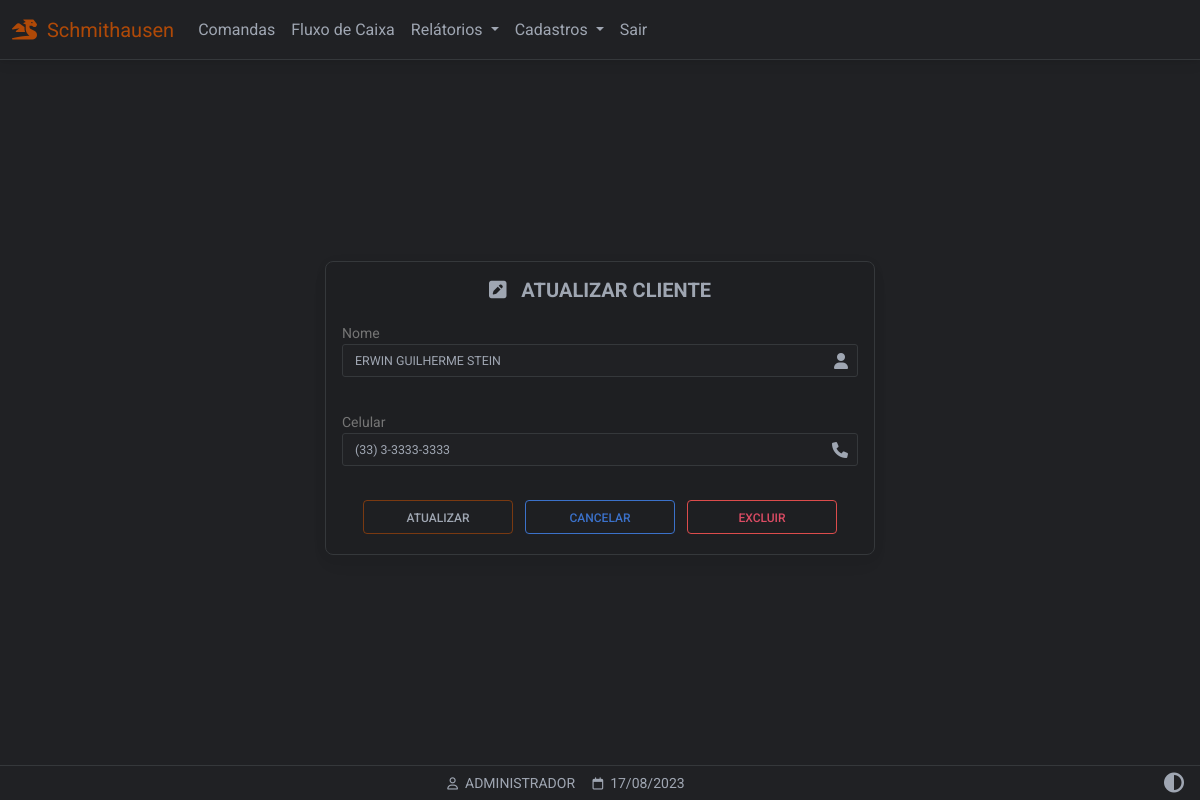
Before: /clientes_atualizar/4 (signed in) with the older database file.
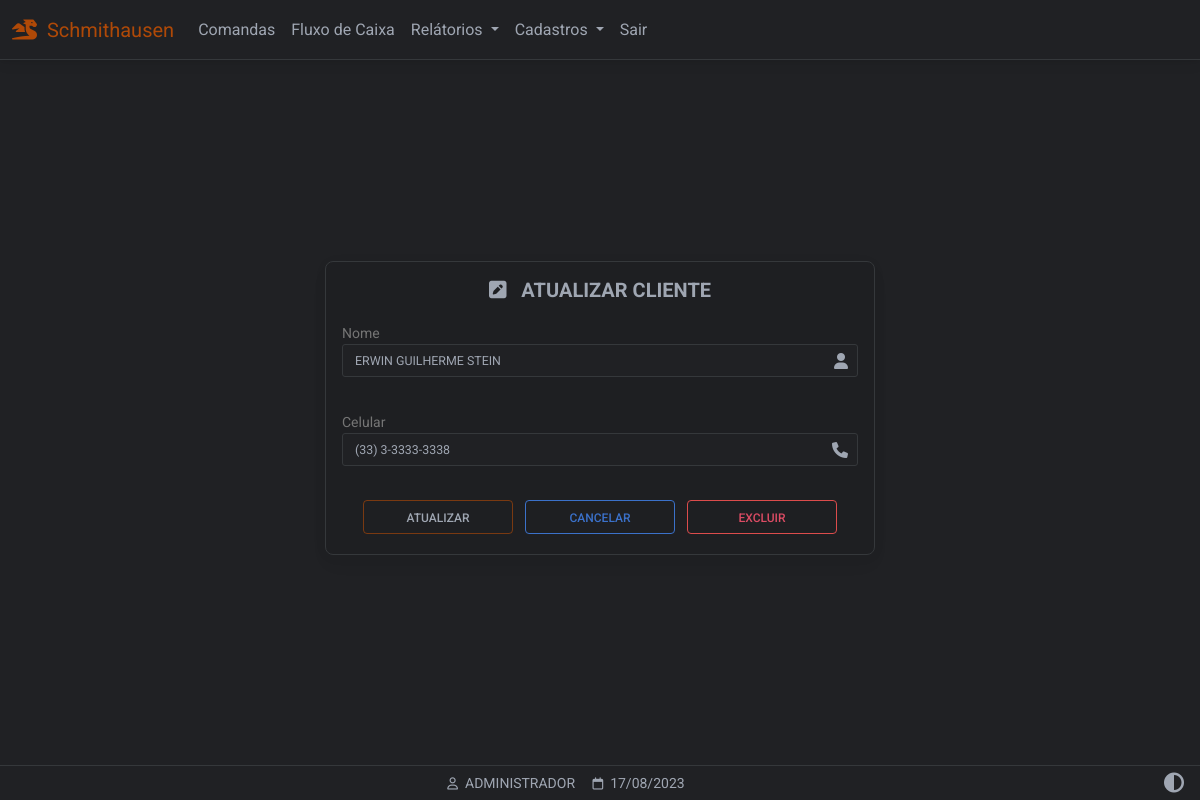
After: the same page with the newer database file.
### website/models.py (models this page shows)
class Cliente(db.Model):
    id = db.Column(db.Integer, primary_key=True)
    fone = db.Column(db.String(150))
    data_criacao = db.Column(db.DateTime(timezone=True), default=func.now())
    nome = db.Column(db.String(150))

### website/views.py (the view, shortened to what this page needs)
@views.route('/clientes_atualizar/<int:id>', methods=['GET','POST'])
@login_required
def atualizarClientes(id):
    form = CadastroCliente()
    get_cli = Cliente.query.get(id)
    if request.method == 'GET':
        if id != 1:
            return render_template('clientes_atualizar.html',
                user=current_user,
                data=data,
                form=form,
                c=get_cli
                )
        else:
            flash('NÃO PODE SER EDITADO!')
            return redirect(url_for('views.clientes'))

### website/forms.py
class CadastroCliente(FlaskForm):
	nome = StringField(
	'Nome',
	validators= [
	DataRequired(message=("Este campo é obrigatório!")),
	Length(min=4, message=("Pelo menos 4 caracteres!"))
	])
	fone = StringField(
	'Celuar',
	validators= [
	DataRequired(message=("Este campo é obrigatório!")),
	Length(min=16,max=16, message=("Número celuar inválido!"))
	])

### website/__init__.py (called while the page is built)
def create_app():
    app = Flask(__name__)
    app.config['SECRET_KEY'] = 'hjshjhdjah kjshkjdhjs'
    app.config['SQLALCHEMY_DATABASE_URI'] = f'sqlite:///{DB_NAME}'
    app.config["TEMPLATES_AUTO_RELOAD"] = True
    db.init_app(app)
    from .views import views
    from .auth import auth
    app.register_blueprint(views, url_prefix='/')
    app.register_blueprint(auth, url_prefix='/')
    from .models import User, Cliente, Produto
    with app.app_context():
        db.create_all()
    login_manager = LoginManager()
    login_manager.login_view = 'auth.login'
    login_manager.login_message = u"FAVOR EFETUAR LOGIN!"
    login_manager.init_app(app)
    @login_manager.user_loader
    def load_user(id):
        return User.query.get(int(id))
    return app

### website/templates/clientes_atualizar.html (shortened to what this page needs)
{% extends "base.html" %}
{% block content %}
{% set nome = c.nome %}
{% set fone = c.fone %}
<div class="pt-5 container-fluid background-container-form d-flex align-items-center justify-content-center"
  style="min-height: 100dvh;">
  <form method="POST" class="form-border form-outline form-white card myTheme-900 mt-5 mb-5 p-3 larg-max-form"
    action="/clientes_atualizar/{{ c.id }}" novalidate>
    <h3 align="center" class="fw-bold mb-1 text-uppercase  mb-3 h5">
      <i class="fa-solid fa-square-pen"></i>&nbsp;&nbsp;&nbsp;ATUALIZAR CLIENTE
    </h3>
    <div class="form-text">
      Nome
    </div>
    <div class="form-outline">
      {{ form.nome(class='myInputs form-control-sm', style='text-transform:uppercase', value=nome, autofocus='true') }}
    </div>
    <div class="form-text">
      Celular
    </div>
    <div class="form-outline">
      {{ form.fone(class='myInputs form-control-sm phone-mask', placeholder='(XX) X-XXXX-XXXX', value=fone) }}
    </div>
    <div class="text-center">
      <input style="width:125px" type="submit" value="ATUALIZAR" class="btn btn-outline-light m-1" />
      <a style="width:125px" href="/clientes" class="btn btn-outline-primary m-1">CANCELAR</a>
      <a style="width:125px" class="btn btn-outline-danger m-1" data-mdb-toggle="modal"
        data-mdb-target="#confirmmodal">EXCLUIR</a>
    </div>
  </form>
</div>
{% endblock %}
{% block titlefooter %}
<span>
  &nbsp;{{ user.first_name.split()[0] | upper }}
  <span>
    &nbsp;{{ data.strftime('%d/%m/%Y') }}
  </span>
  {% endblock %}

Changed rows visible on the page:
changed Cliente "ERWIN GUILHERME STEIN": fone "(33) 3-3333-3333" → "(33) 3-3333-3338"
